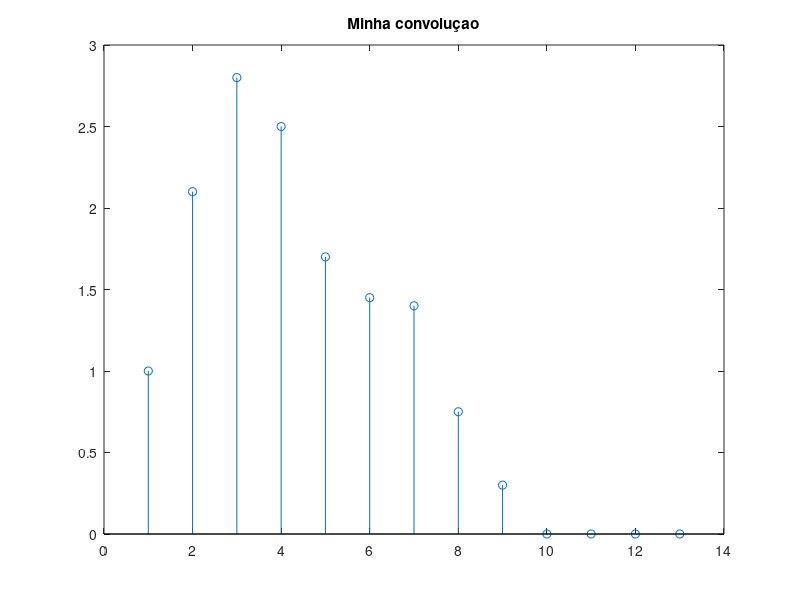
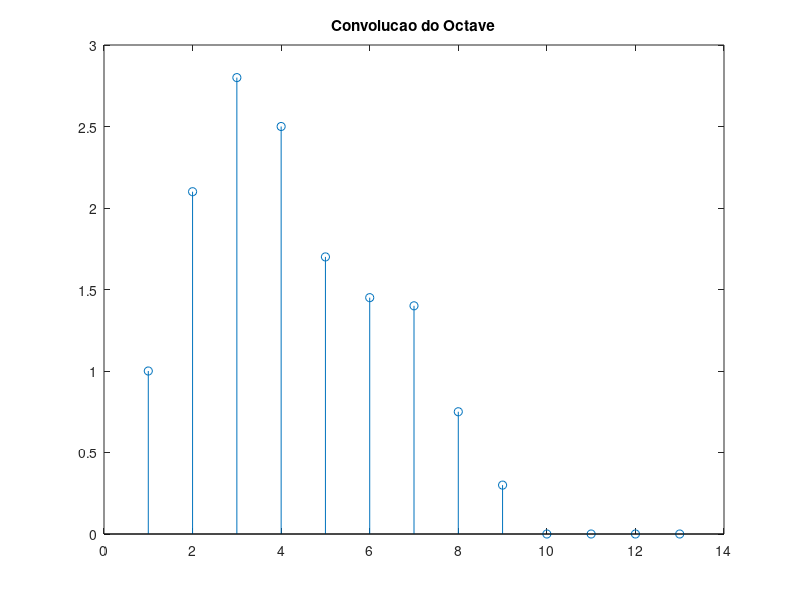

The MATLAB source for these figures, in order:
#Convolucao por Vinicius Franceschi

clear all;

#x = input('Digite o primeiro sinal: ');
#h = input('Digite o segundo sinal: ');
x = [2 3 3 2 1 1.5 1.5];
h = [0.5 0.3 0.2 0 0 0 0];

len_x = length(x);
len_h = length(h);
padd_x = [x,zeros(1,len_x)];                     
padd_h = [h,zeros(1,len_h)]; 
                
for i=1:len_x+len_x-1
    result(i)=0;
    for j=1:i
        result(i) = result(i) + padd_x(j) * padd_h(i-j+1);
    end
end

#Mostra no terminal os resultados e plota o grafico discreto do sinal resultante
disp("Minha convolucao")
disp(result)
stem(result);
title('Minha convoluçao');

figure
builtin_conv = conv(x,h);
disp("Convolucao feita pelo Octave")
disp(builtin_conv)
stem(builtin_conv)
title('Convolucao do Octave');